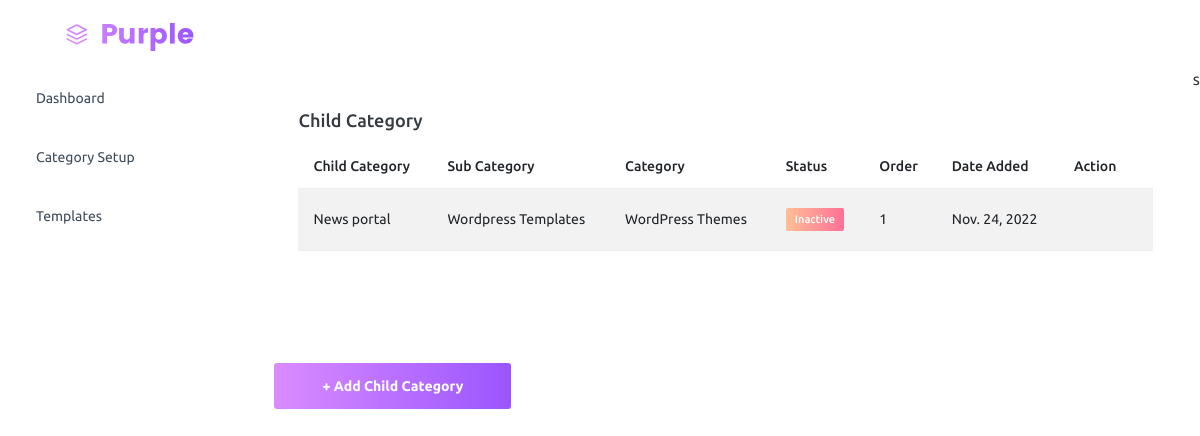
/child_category/, run on an earlier commit of the app's database.
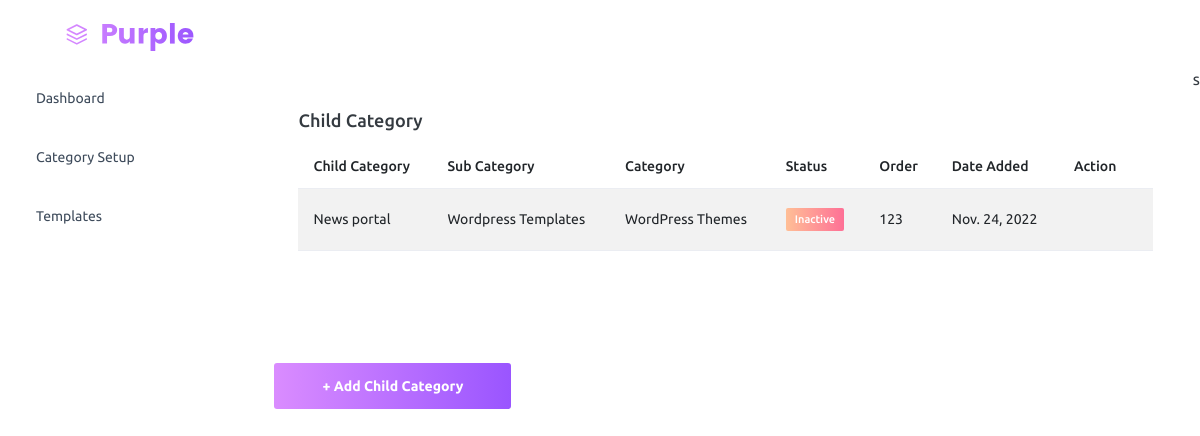
And on a later commit of the database.
### adminpanel/models.py (models this page shows, shortened)
class ChildCategory(models.Model):
    sub_category = models.ForeignKey(SubCategory, on_delete=models.CASCADE)
    child_category = models.CharField(max_length=100)
    order = models.IntegerField(null=True)
    STATUS_CHOICES = (
        ('active', 'active'),
        ('inactive', 'inactive')
    )
    status = models.CharField(max_length=100, choices=STATUS_CHOICES, default='active')
    created = models.DateTimeField(auto_now_add=True, null=True)

class SubCategory(models.Model):
    category = models.ForeignKey(Category, on_delete=models.CASCADE)
    sub_category = models.CharField(max_length=100,unique=True)
    order = models.IntegerField(null=True)
    STATUS_CHOICES = (
        ('active', 'active'),
        ('inactive', 'inactive')
    )
    status = models.CharField(max_length=100, choices=STATUS_CHOICES, default='active')
    created = models.DateTimeField(auto_now_add=True, null=True)
    def __str__(self):
        return self.sub_category

class Category(models.Model):
    category = models.CharField(max_length=100,unique=True)
    category_image = models.ImageField(null=True, upload_to='category_images/')
    order = models.IntegerField(null=True)
    STATUS_CHOICES = (
        ('active', 'active'),
        ('inactive', 'inactive')
    )
    status = models.CharField(max_length=100, choices=STATUS_CHOICES, default='active')
    created = models.DateTimeField(auto_now_add=True, null=True)
    def __str__(self):
        return self.category

### adminpanel/views.py (the view)
# urls.py: path('child_category/', views.child_category, name='child_category'),
def child_category(request):
    child_category = ChildCategory.objects.all().order_by("order")
    context = {"child_category": child_category}
    return render(request, "admin/child_category.html", context)

### templates/admin/child_category.html (shortened to what this page needs)
{% load static %} {% include 'admin/nav.html' %}
<div class="main-panel">
  <div class="col-lg-12 grid-margin stretch-card">
    <div class="card">
      <div class="card-body">
        <h4 class="card-title">Child Category</h4>
        <table class="table table-striped">
          <thead>
            <tr>
              <th>Child Category</th>
              <th>Sub Category</th>
              <th>Category</th>
              <th>Status</th>
              <th>Order</th>
              <th>Date Added</th>
              <th>Action</th>
            </tr>
          </thead>
          <tbody>
            {% for child_category in child_category %}
            <tr>
              <td>{{child_category.child_category}}</td>
              <td>{{child_category.sub_category}}</td>
              <td>{{child_category.sub_category.category}}</td>
              <td>
                {% if child_category.status == 'active' %}
                <label class="badge badge-gradient-success">Active</label>
                {% else %}
                <label class="badge badge-gradient-danger">Inactive</label>
                {% endif %}
              </td>
              <td>{{child_category.order}}</td>
              <td>{{child_category.created.date}}</td>
              <td>
                <div class="nav-item nav-profile dropdown">
                  <a
                    class="nav-link dropdown-toggle"
                    id="profileDropdown"
                    href="#"
                    data-bs-toggle="dropdown"
                    aria-expanded="false"
                  >
                    <i class="mdi mdi-table-edit"></i>
                  </a>
                </div>
              </td>
            </tr>
            {% endfor %}
          </tbody>
        </table>
      </div>
    </div>
  </div>
  <span class="nav-link">
    <a href="{% url 'add_child_category' %}">
      <button class="btn btn-block btn-lg btn-gradient-primary mt-4">
        + Add Child Category
      </button>
    </a>
  </span>
</div>
{% include 'admin/footer.html' %}s

What changed in the data, as far as the page shows it:
changed ChildCategory "News portal": order "1" → "123"
